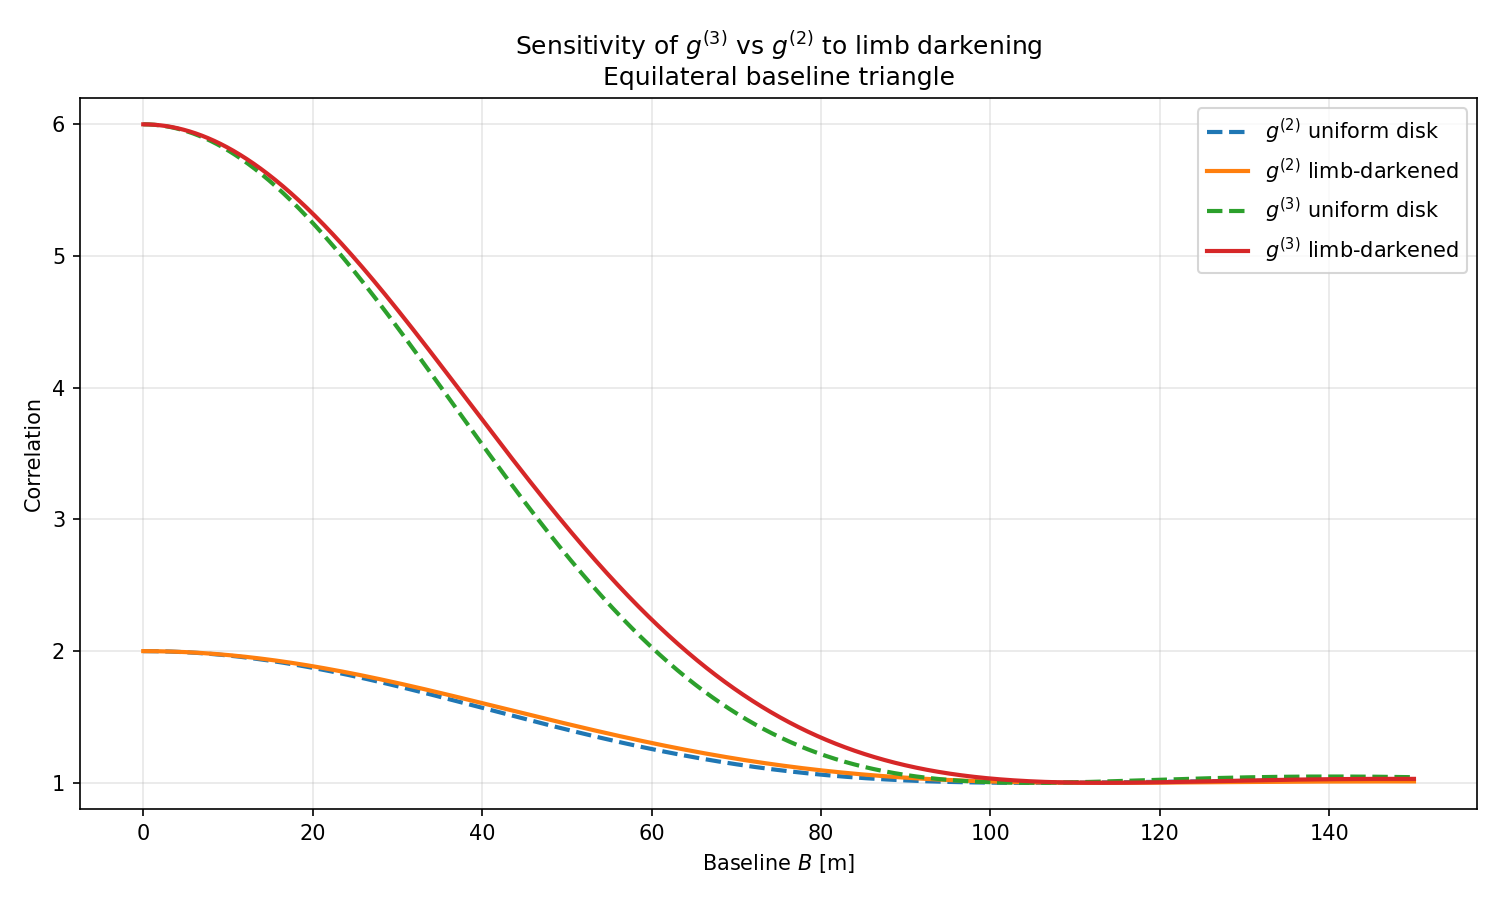

Recreate this plot in Python.
import numpy as np
import matplotlib.pyplot as plt
from scipy.special import j1

lam = 416e-9
theta_mas = 1.0
theta = theta_mas * 1e-3 * (np.pi / 648000.0)

u_ud = 0.0
u_ld = 0.6


B = np.linspace(0.0, 150.0, 4000)

def g_ld(B, u):
    x = np.pi * theta * B / lam
    g = np.ones_like(x)

    m = x != 0
    term_ud = 2 * j1(x[m]) / x[m]
    term_mu = 2 * ((np.sin(x[m]) / x[m]) - np.cos(x[m])) / x[m]**2
    g[m] = ((1 - u) * term_ud + u * term_mu) / (1 - u / 3)
    return g


g_ud = g_ld(B, u_ud)
g_ldisk = g_ld(B, u_ld)


g2_ud = 1 + g_ud**2
g2_ld = 1 + g_ldisk**2

g3_ud = 1 + 3*g_ud**2 + 2*g_ud**3
g3_ld = 1 + 3*g_ldisk**2 + 2*g_ldisk**3


plt.figure(figsize=(10,6))

plt.plot(B, g2_ud, '--', lw=2, label=r'$g^{(2)}$ uniform disk')
plt.plot(B, g2_ld, '-',  lw=2, label=r'$g^{(2)}$ limb-darkened')

plt.plot(B, g3_ud, '--', lw=2, label=r'$g^{(3)}$ uniform disk')
plt.plot(B, g3_ld, '-',  lw=2, label=r'$g^{(3)}$ limb-darkened')

plt.xlabel("Baseline $B$ [m]")
plt.ylabel("Correlation")
plt.title(r"Sensitivity of $g^{(3)}$ vs $g^{(2)}$ to limb darkening"
          "\nEquilateral baseline triangle")
plt.ylim(0.8, 6.2)
plt.grid(alpha=0.3)
plt.legend()
plt.tight_layout()
plt.savefig("equilateral_limb_darkened_uniform.png", dpi=150)
plt.show()
